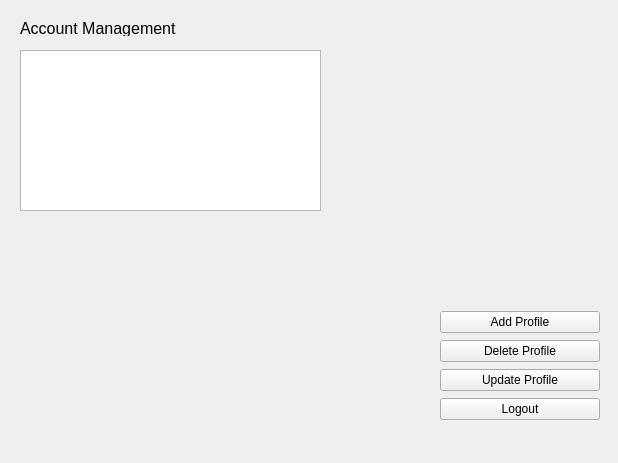
<?xml version="1.0" encoding="UTF-8"?>
<ui version="4.0">
 <class>Form</class>
 <widget class="QWidget" name="Form">
  <property name="geometry">
   <rect>
    <x>0</x>
    <y>0</y>
    <width>618</width>
    <height>463</height>
   </rect>
  </property>
  <property name="windowTitle">
   <string>Form</string>
  </property>
  <widget class="QWidget" name="verticalLayoutWidget">
   <property name="geometry">
    <rect>
     <x>440</x>
     <y>310</y>
     <width>160</width>
     <height>112</height>
    </rect>
   </property>
   <layout class="QVBoxLayout" name="verticalLayout">
    <item>
     <widget class="QPushButton" name="addProfileButton">
      <property name="text">
       <string>Add Profile</string>
      </property>
     </widget>
    </item>
    <item>
     <widget class="QPushButton" name="deleteProfileButton">
      <property name="text">
       <string>Delete Profile</string>
      </property>
     </widget>
    </item>
    <item>
     <widget class="QPushButton" name="updateProfileButton">
      <property name="text">
       <string>Update Profile</string>
      </property>
     </widget>
    </item>
    <item>
     <widget class="QPushButton" name="pushButton_3">
      <property name="text">
       <string>Logout</string>
      </property>
     </widget>
    </item>
   </layout>
  </widget>
  <widget class="QLabel" name="label">
   <property name="geometry">
    <rect>
     <x>20</x>
     <y>20</y>
     <width>161</width>
     <height>16</height>
    </rect>
   </property>
   <property name="font">
    <font>
     <family>Arial</family>
     <pointsize>12</pointsize>
    </font>
   </property>
   <property name="text">
    <string>Account Management</string>
   </property>
  </widget>
  <widget class="QWidget" name="horizontalLayoutWidget">
   <property name="geometry">
    <rect>
     <x>20</x>
     <y>50</y>
     <width>301</width>
     <height>161</height>
    </rect>
   </property>
   <layout class="QHBoxLayout" name="horizontalLayout">
    <item>
     <widget class="QTableView" name="tableView"/>
    </item>
   </layout>
  </widget>
 </widget>
 <resources/>
 <connections/>
</ui>
